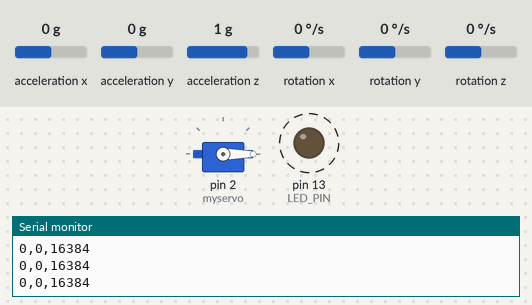
Bench run of a sketch on a simulated Arduino Uno, built with avr-gcc and run on an emulated ATmega328P. Parts: servo, output pins drawn as LEDs (lit = HIGH), the last lines printed to the serial monitor. Dashed ring = blinking. The test bench sets the inputs (shaded band); at power-on: acceleration z 1 g, acceleration x 0 g, acceleration y 0 g, rotation x 0 °/s, rotation y 0 °/s, rotation z 0 °/s.

Above: at 2.09 s.
2.3 s: acceleration z set to 0.2 g
5.3 s: acceleration z set to -0.1 g
At 5.54 s:
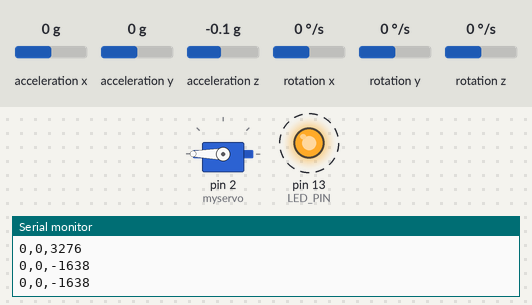
8.3 s: acceleration z set to 0.8 g
At 8.67 s:
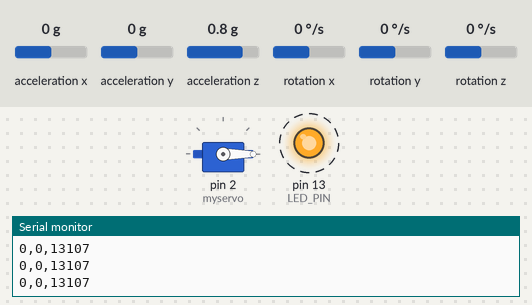
11.3 s: acceleration z set to -1.4 g
At 11.59 s:
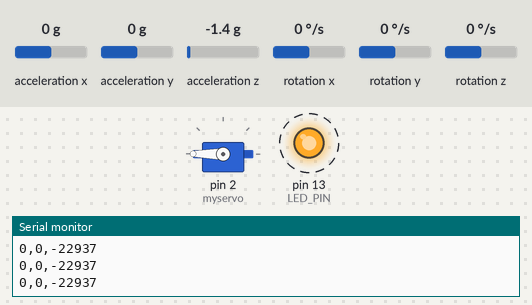
Timing chart, 0 to 15.3 s (numbered marks = the images above; inputs shaded):
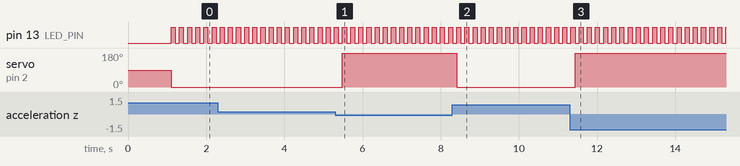

Measured:
- the behaviour switches between 0.1 and 0 g on acceleration z (found by bisection; images 0 and 1)
- after the input at 5.3 s, servo on pin 2 (myservo): 0° → 180° after 0.19 s
- after the input at 8.3 s, servo on pin 2 (myservo): 180° → 0° after 0.11 s
- after the input at 11.3 s, servo on pin 2 (myservo): 0° → 180° after 0.14 s
- by itself, pin 13 (LED_PIN): alternates HIGH for 0.10 s and LOW for 0.10 s

The sketch:

GyroTest.ino
```cpp
// (licence header left out)
/*
   Notes from Brian Patton 4/19/18
   connection to the Teensy
   MPU 6050     Teensy
   Vcc          3.3V
   GND          GND
   SCL          pin A5
   SDA          pin A4
   XDA          NC  (no connection)
   XCL          NC  (no connection)
   ADO          NC
   INT          pin 2
*/

#include "Wire.h"
#include "I2Cdev.h"
#include "MPU6050.h"
#include <Servo.h>

MPU6050 accelgyro;
unsigned long time;
int16_t ax, ay, az;
int16_t gx, gy, gz;
float heading;
#define LED_PIN 13
bool blinkState = false;

Servo myservo;  // create servo object to control a servo
                // a maximum of eight servo objects can be created

int pos = 0;    // variable to store the servo position

void setup() {
  Wire.begin();   // join I2C bus (I2Cdev library doesn't do this automatically)
  Serial.begin(115200); // Set baud rate to 115200 (figure out ways to double it)
  while (!Serial);

  Serial.println("Initializing I2C devices...");
  delay(500);
  accelgyro.initialize();
  accelgyro.setI2CBypassEnabled(true);

  // verify connection
  Serial.println("Testing device connections...");
  Serial.println(accelgyro.testConnection() ? "MPU6050 connection successful" : "MPU6050 connection failed");
  delay(500);
  accelgyro.setFullScaleAccelRange(0);
  pinMode(LED_PIN, OUTPUT);   // configure Arduino LED

  myservo.attach(2);  // attaches the servo on pin 2
}


void loop() {
  time = millis();  //prints time since program started
  // read raw accel/gyro measurements from device
  accelgyro.getMotion6(&ax, &ay, &az, &gx, &gy, &gz);

  // these methods (and a few others) are also available
  // accelgyro.getAcceleration(&ax, &ay, &az);
  // accelgyro.getRotation(&gx, &gy, &gz);

//  printData();
  plotAccel();
//  plotGyro();
  blinkState = !blinkState; // blink LED to indicate activity
  digitalWrite(LED_PIN, blinkState);
  //  delay(100); // run at ~100 Hz

  if (az<=0){
   pos = 180;
   myservo.write(pos);
  }
  else{
    pos = 0;
    myservo.write(pos);
  }
}

void printData() {
  // display tab-separated accel/gyro x/y/z values
  Serial.print("a/g/m/Time:\t");
  Serial.print(ax); Serial.print("\t");
  Serial.print(ay); Serial.print("\t");
  Serial.print(az); Serial.print("\t");
  Serial.print(gx); Serial.print("\t");
  Serial.print(gy); Serial.print("\t");
  Serial.print(gz); Serial.print("\t");

  Serial.println(time);
  delay(100); // run at ~100 Hz
}

void plotAccel() {
  Serial.print(ax); Serial.print(",");
  Serial.print(ay); Serial.print(",");
  Serial.println(az);
  delay(100); // run at ~100 Hz
}

void plotGyro() {
  Serial.print(gx); Serial.print(",");
  Serial.print(gy); Serial.print(",");
  Serial.println(gz);
  delay(200); //
}
```
